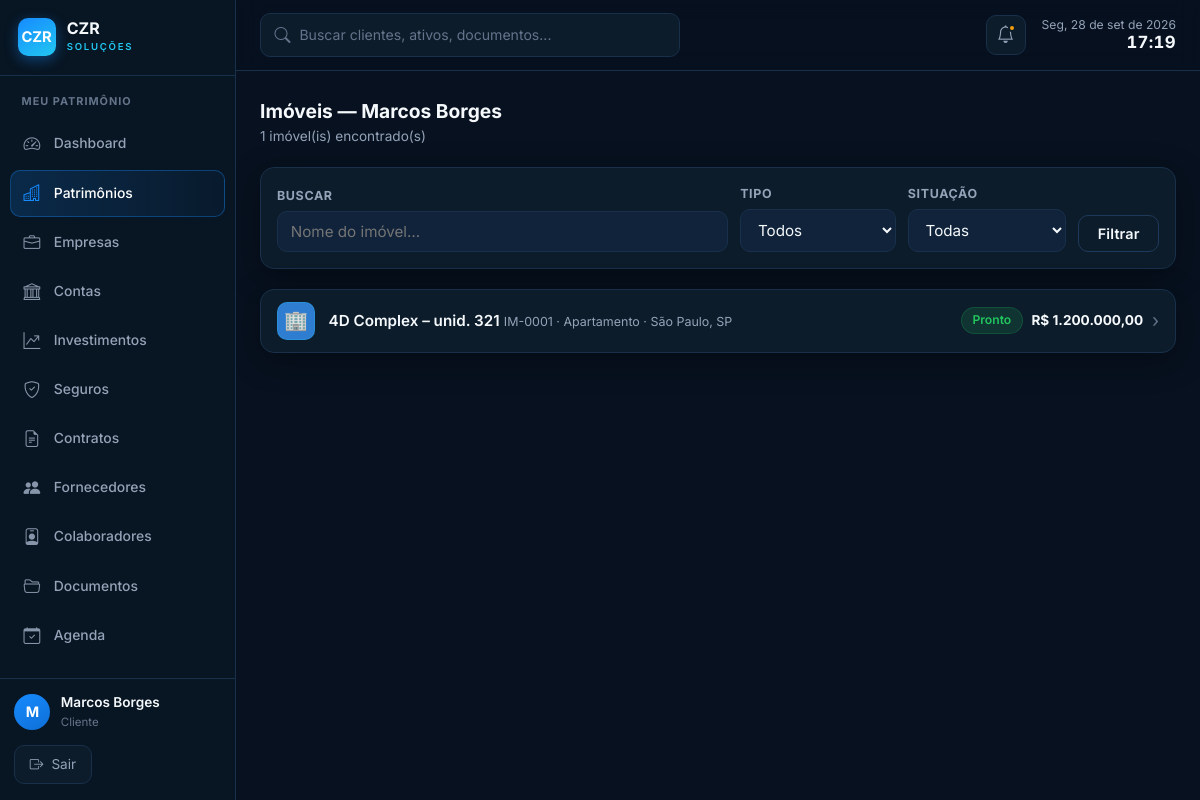
Page /imoveis (signed in) on the committed database.
### tables this page shows
CREATE TABLE IF NOT EXISTS clientes (
  id              INT AUTO_INCREMENT PRIMARY KEY,
  usuario_id      INT NULL,                           
  tipo_pessoa     ENUM('PF','PJ') NOT NULL DEFAULT 'PF',
  nome            VARCHAR(200) NOT NULL,              
  nome_completo   VARCHAR(200) NULL,                  
  apelido         VARCHAR(80)  NULL,
  cpf_cnpj        VARCHAR(18)  NOT NULL,
  rg              VARCHAR(20)  NULL,
  rg_orgao        VARCHAR(30)  NULL,
  rg_uf           VARCHAR(2)   NULL,
  data_nascimento DATE         NULL,
  naturalidade    VARCHAR(80)  NULL,
  nacionalidade   VARCHAR(60)  NULL DEFAULT 'Brasileira',
  estado_civil    ENUM('solteiro','casado','divorciado','viuvo','uniao_estavel','separado') NULL,
  regime_bens     ENUM('comunhao_parcial','comunhao_universal','separacao_total','participacao_final','nao_aplicavel') NULL,
  profissao       VARCHAR(80)  NULL,
  tipo_sanguineo  ENUM('A+','A-','B+','B-','AB+','AB-','O+','O-') NULL,
  nome_pai        VARCHAR(200) NULL,
  nome_mae        VARCHAR(200) NULL,
  cep             VARCHAR(9)   NULL,                  
  logradouro      VARCHAR(200) NULL,
  numero          VARCHAR(20)  NULL,
  complemento     VARCHAR(100) NULL,
  bairro          VARCHAR(100) NULL,
  cidade          VARCHAR(100) NULL,
  uf              VARCHAR(2)   NULL,
  email           VARCHAR(150) NULL,                  
  telefone        VARCHAR(20)  NULL,                  
  tem_testamento  TINYINT(1) NOT NULL DEFAULT 0,
  testamento_obs  TEXT         NULL,
  observacoes     TEXT         NULL,
  ativo           TINYINT(1) NOT NULL DEFAULT 1,
  criado_em       DATETIME NOT NULL DEFAULT CURRENT_TIMESTAMP,
  FOREIGN KEY (usuario_id) REFERENCES usuarios(id) ON DELETE SET NULL
);

CREATE TABLE IF NOT EXISTS imoveis (
  id                    INT AUTO_INCREMENT PRIMARY KEY,
  cliente_id            INT NOT NULL,
  condominio_id         INT NULL,

   
  codigo                VARCHAR(20)  NOT NULL,        
  nome_referencia       VARCHAR(200) NOT NULL,
  tipo                  ENUM('apartamento','casa','sala_comercial','terreno','galpao','loja','hotel','outro') NOT NULL,
  finalidade            ENUM('residencial','comercial','mista','locacao','investimento') NOT NULL,
  situacao              ENUM('pronto','em_construcao','na_planta') NOT NULL DEFAULT 'pronto',

   
  logradouro            VARCHAR(200) NULL,
  numero                VARCHAR(20)  NULL,
  complemento           VARCHAR(100) NULL,
  cep                   VARCHAR(10)  NULL,
  bairro                VARCHAR(100) NULL,
  cidade                VARCHAR(100) NULL,
  estado                CHAR(2)      NULL,
  link_maps             VARCHAR(800) NULL,            
  link_street_view      VARCHAR(800) NULL,            

   
  inscricao_municipal   VARCHAR(60)  NULL,            
  numero_matricula      VARCHAR(60)  NULL,
  cartorio              VARCHAR(180) NULL,
  site_cartorio         VARCHAR(255) NULL,            
  comarca               VARCHAR(120) NULL,
  livro                 VARCHAR(40)  NULL,
  folha                 VARCHAR(40)  NULL,
  data_matricula        DATE         NULL,

   
  data_aquisicao        DATE         NULL,
  forma_aquisicao       ENUM('compra','heranca','doacao','permuta','integralizacao','outro') NULL,
  percentual_participacao DECIMAL(5,2) NULL,          
  outros_proprietarios  VARCHAR(500) NULL,            

   
  area_privativa        DECIMAL(10,2) NULL,           
  area_total            DECIMAL(10,2) NULL,           
  area_construida       DECIMAL(10,2) NULL,           
  area_comum            DECIMAL(10,2) NULL,           
  area_terreno          DECIMAL(10,2) NULL,           
  quartos               INT          NULL,
  suites                INT          NULL,
  banheiros             INT          NULL,
  lavabos               INT          NULL,
  vagas_garagem         INT          NULL,
  andar                 INT          NULL,
  numero_unidade        VARCHAR(30)  NULL,
  face_solar            VARCHAR(30)  NULL,            
  posicao_imovel        VARCHAR(60)  NULL,            
  vista                 VARCHAR(120) NULL,

   
  valor_compra          DECIMAL(15,2) NULL,
  valor_entrada         DECIMAL(15,2) NULL,
  valor_financiamento   DECIMAL(15,2) NULL,
  banco_financiador     VARCHAR(150)  NULL,
  prazo_financiamento   INT           NULL,           
  taxa_juros_anual      DECIMAL(6,4)  NULL,           
  valor_mercado         DECIMAL(15,2) NULL,
  data_avaliacao_mercado DATE          NULL,
  valor_contabil        DECIMAL(15,2) NULL,           
  empresa_avaliadora    VARCHAR(180)  NULL,
  valor_m2              DECIMAL(15,2) NULL,           

   
  custo_condominio      DECIMAL(10,2) NULL,
  custo_iptu_mensal     DECIMAL(10,2) NULL,           
  custo_energia         DECIMAL(10,2) NULL,
  custo_agua            DECIMAL(10,2) NULL,
  custo_internet        DECIMAL(10,2) NULL,
  custo_seguro          DECIMAL(10,2) NULL,
  custo_outros          DECIMAL(10,2) NULL,

  foto_principal        VARCHAR(300) NULL,            
  observacoes           TEXT         NULL,
  ativo                 TINYINT(1) NOT NULL DEFAULT 1,
  criado_em             DATETIME NOT NULL DEFAULT CURRENT_TIMESTAMP,
  atualizado_em         DATETIME NOT NULL DEFAULT CURRENT_TIMESTAMP ON UPDATE CURRENT_TIMESTAMP,

  FOREIGN KEY (cliente_id)   REFERENCES clientes(id)    ON DELETE RESTRICT,
  FOREIGN KEY (condominio_id) REFERENCES condominios(id) ON DELETE SET NULL
);

### app/Views/imoveis/lista.php (the view, shortened to what the rows shown need)
<?php
require APP_ROOT . '/includes/header.php';
?>
<div class="container">
  <div style="display:flex;align-items:center;justify-content:space-between;margin-bottom:1.25rem;flex-wrap:wrap;gap:.75rem">
    <div>
      <h2 style="font-size:1.2rem;color:var(--cor-primaria)">Imóveis — <?= h($cli['nome']) ?></h2>
      <div style="font-size:.85rem;color:var(--cor-secundario)"><?= count($imoveis) ?> imóvel(is) encontrado(s)</div>
    </div>
  </div>
  <?php if ($imoveis): ?>
  <?php
    $tipo_visual = [
      'apartamento'    => ['🏢', '#2e7dd1'],
      'casa'           => ['🏠', '#1a7a45'],
      'terreno'        => ['🌳', '#b3700f'],
      'sala_comercial' => ['🏪', '#0d9488'],
      'galpao'         => ['🏭', '#475569'],
      'loja'           => ['🏬', '#9333ea'],
      'hotel'          => ['🏨', '#dc2626'],
      'outro'          => ['🏗️', 'var(--cor-secundario)'],
    ];
  ?>
  <div class="ios-list">
    <?php foreach ($imoveis as $im):
      [$ic, $cor] = $tipo_visual[$im['tipo']] ?? ['🏠', 'var(--cor-secundario)'];
      $local = trim(($im['cidade'] ?? '') . ($im['estado'] ? ', ' . $im['estado'] : ''));
    ?>
    <a href="<?= base_url('imoveis/ficha?id=' . $im['id']) ?>" class="ios-row">
      <span class="ios-icone" style="background:<?= $cor ?>">
        <?php if ($im['foto_principal']): ?><img src="<?= url_arquivo($im['foto_principal']) ?>" alt="" style="width:100%;height:100%;object-fit:cover;border-radius:10px"><?php else: ?><?= $ic ?><?php endif; ?>
      </span>
      <span class="ios-corpo">
        <span class="ios-titulo"><?= h($im['nome_referencia']) ?></span>
        <span class="ios-sub"><?= h($im['codigo']) ?> · <?= h(tipo_imovel_label($im['tipo'])) ?><?= $local ? ' · ' . h($local) : '' ?></span>
      </span>
      <span class="ios-dir">
        <span class="tag <?= $im['situacao']==='pronto' ? 'tag-verde' : 'tag-laranja' ?>"><?= situacao_label($im['situacao']) ?></span>
        <span class="ios-valor"><?= $im['valor_mercado'] ? moeda((float)$im['valor_mercado']) : '—' ?></span>
        <span class="ios-chevron">›</span>
      </span>
    </a>
    <?php endforeach; ?>
  </div>
  <?php endif; ?>
</div>
<?php require APP_ROOT . '/includes/footer.php'; ?>

### includes/header.php (shortened to what the rows shown need)
<?php
require_once __DIR__ . '/db.php';
require_once __DIR__ . '/auth.php';
require_once __DIR__ . '/functions.php';
$usuario = usuario_logado();
$cliente_sel = cliente_selecionado();
?>
<!DOCTYPE html>
<html lang="pt-BR">
<head>
  <link rel="stylesheet" href="https://cdn.jsdelivr.net/npm/bootstrap-icons@1.11.3/font/bootstrap-icons.min.css">
  <?php
    $css_dir = __DIR__ . '/../assets/css/';
    $css_layers = ['tokens.css', 'layout.css', 'style.css', 'paginas.css'];
    foreach ($css_layers as $layer):
      $ver = @filemtime($css_dir . $layer) ?: time();
  ?>
  <link rel="stylesheet" href="<?= base_url('assets/css/' . $layer) ?>?v=<?= $ver ?>">
  <?php endforeach; ?>
</head>
<body>
<?php
if ($usuario):
  $rota_atual = trim($_GET['url'] ?? '', '/');
  $eh_admin   = $usuario['nivel'] === 'admin';
  $dias_semana = ['Dom', 'Seg', 'Ter', 'Qua', 'Qui', 'Sex', 'Sáb'];
  $meses_abrev = ['jan', 'fev', 'mar', 'abr', 'mai', 'jun', 'jul', 'ago', 'set', 'out', 'nov', 'dez'];
  $ts = time();
  $data_fmt = $dias_semana[(int)date('w', $ts)] . ', ' . date('d', $ts)
            . ' de ' . $meses_abrev[(int)date('n', $ts) - 1] . ' de ' . date('Y', $ts);
  $hora_fmt = date('H:i', $ts);
  $inicial = function_exists('mb_substr')
    ? mb_strtoupper(mb_substr($usuario['nome'], 0, 1))
    : strtoupper(substr($usuario['nome'], 0, 1));
?>
<header class="topo">
  <label class="topo-busca">
    <i class="bi bi-search"></i>
    <input type="search" placeholder="Buscar clientes, ativos, documentos..." aria-label="Buscar">
  </label>
  <div class="topo-dir">
    <button type="button" class="topo-icone" aria-label="Notificações" title="Notificações">
      <i class="bi bi-bell"></i><span class="ponto ambar"></span>
    </button>
    <div class="topo-data">
      <div class="d"><?= h($data_fmt) ?></div>
      <div class="t" id="relogio"><?= h($hora_fmt) ?></div>
    </div>
  </div>
</header>
<aside class="menu-lateral" id="menu-lateral" aria-hidden="true">
  <div class="menu-lateral-topo">
    <div class="marca-cz">
      <div class="marca-cz-mark">CZR</div>
      <div>
        <div class="marca-cz-nome">CZR</div>
        <div class="marca-cz-sub">Soluções</div>
      </div>
    </div>
  </div>
  <nav class="menu-nav">
    <?php
    $itens_cliente = [
      ['dashboard',  'Dashboard',   'bi-speedometer2', true],
      ['patrimonio', 'Patrimônios', 'bi-buildings',    true],
      ['empresas',   'Empresas',    'bi-briefcase',    true],
      ['contas',     'Contas',      'bi-bank',         true],
      ['investimentos','Investimentos','bi-graph-up-arrow', true],
      ['seguros',    'Seguros',     'bi-shield-check', true],
      ['contratos',  'Contratos',   'bi-file-earmark-text', true],
      ['fornecedores','Fornecedores','bi-people-fill',  true],
      ['colaboradores','Colaboradores','bi-person-badge', true],
      ['documentos',  'Documentos',  'bi-folder2-open', true],
    ];
    if ($eh_admin) {
      $grupos = [
        ['Gestão', [
          ['gestao-geral', 'Gestão Geral', 'bi-columns-gap',    true],
          ['clientes',     'Clientes',     'bi-people',         true],
          ['agenda',       'Agenda',       'bi-calendar-check', true],
        ], false],
        [($cliente_sel['nome'] ?? 'Cliente'), $itens_cliente, true],
      ];
    } else {
      $grupos = [
        ['Meu patrimônio', array_merge($itens_cliente, [
          ['agenda', 'Agenda', 'bi-calendar-check', true],
        ]), false],
      ];
    }
    foreach ($grupos as [$titulo, $itens, $precisa_cliente]):
    ?>
      <div class="menu-grupo-tit"><?= h($titulo) ?></div>
      <?php foreach ($itens as [$rota, $rotulo, $icone, $mostrar]):
        $ativo = ($rota_atual === $rota || str_starts_with($rota_atual, $rota . '/')) ? ' ativo' : '';
        if ($rota === 'patrimonio' && preg_match('#^(imoveis|veiculos|outros)#', $rota_atual)) $ativo = ' ativo';
        if ($precisa_cliente && !$cliente_sel):
      ?>
        <button type="button" class="menu-item js-abre-clientes" data-next="<?= h($rota) ?>">
          <i class="bi <?= $icone ?>"></i><span><?= h($rotulo) ?></span>
        </button>
      <?php else: ?>
        <a class="menu-item<?= $ativo ?>" href="<?= base_url($rota) ?>">
          <i class="bi <?= $icone ?>"></i><span><?= h($rotulo) ?></span>
        </a>
      <?php endif; ?>
      <?php endforeach; ?>
    <?php endforeach; ?>
  </nav>
  <div class="menu-lateral-rodape">
    <div class="menu-user">
      <div class="menu-user-avatar"><?= h($inicial) ?></div>
      <div>
        <div class="menu-user-nome"><?= h($usuario['nome']) ?></div>
        <div class="menu-user-nivel"><?= $eh_admin ? 'Administrador' : 'Cliente' ?></div>
      </div>
    </div>
    <a class="menu-sair" href="<?= base_url('logout') ?>">
      <i class="bi bi-box-arrow-right"></i> Sair
    </a>
  </div>
</aside>
<?php endif; ?>

### rows in the picture
clientes: nome "M", nome "Marcos Borges"
imoveis: ic "🏢", nome_referencia "4D Complex – unid. 321", codigo "IM-0001", tipo "Apartamento", local "São Paulo, SP", situacao "Pronto", valor_mercado "R$ 1.200.000,00"

### other values in the picture
$titulo "MEU PATRIMÔNIO"
$rotulo "Dashboard"
$rotulo "Patrimônios"
$rotulo "Empresas"
$rotulo "Contas"
$rotulo "Investimentos"
$rotulo "Seguros"
$rotulo "Contratos"
$rotulo "Fornecedores"
$rotulo "Colaboradores"
$rotulo "Documentos"
$rotulo "Agenda"
count($imoveis) "1"
